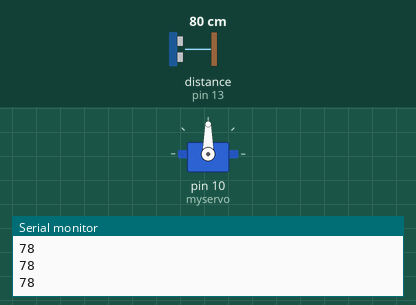
A sketch run on a simulated Arduino Uno, built with avr-gcc and run on an emulated ATmega328P. Parts: servo, the last lines printed to the serial monitor. Wiring (inferred from the names in the program): ultrasonic range finder: trigger pin 12; echo pin 13. The inputs (shaded band) are chosen by the test bench; at power-on: distance to the obstacle (sensor on pin 13) 80 cm. The echo pulse lasts 58.3 µs per cm.

Above: at 1.2 s.
1.3 s: distance to the obstacle (sensor on pin 13) set to 33 cm
2.8 s: distance to the obstacle (sensor on pin 13) set to 29 cm
At 3.9 s:
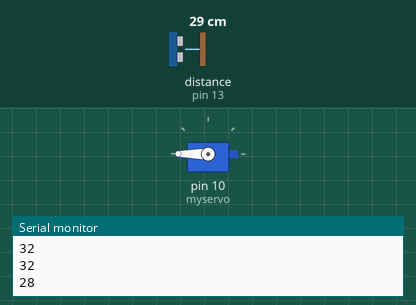
5.8 s: distance to the obstacle (sensor on pin 13) set to 7 cm
7.3 s: distance to the obstacle (sensor on pin 13) set to 4 cm
At 9.0 s:
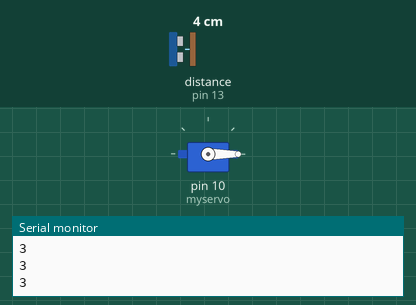
9.3 s: distance to the obstacle (sensor on pin 13) set to 9 cm
At 9.9 s:
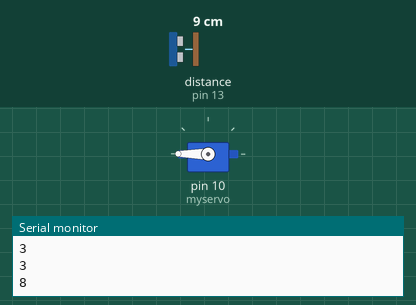
Timing chart, 0 to 13.3 s (numbered marks = the images above; inputs shaded):
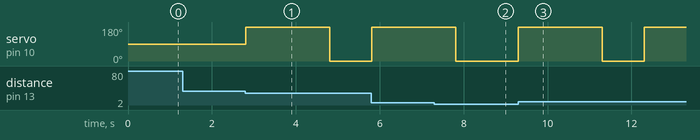

Measured:
- the behaviour switches between 32 and 31 cm on distance to the obstacle (sensor on pin 13) (found by bisection; images 0 and 1)
- the behaviour switches between 6 and 5 cm on distance to the obstacle (sensor on pin 13) (found by bisection; images 1 and 2)
- after the input at 2.8 s, servo on pin 10 (myservo): 90° → 180° at once, → 0° 2.0 s later
- after the input at 7.3 s, servo on pin 10 (myservo): goes on until 7.8 s, then stays 0°
- after the input at 9.3 s, servo on pin 10 (myservo): 0° → 180° at once, → 0° 2.0 s later, → 180° 1.0 s later

The sketch:

orca_share_media1511458070163.ino
```cpp
/*
# Autor: Fernando Krein Pinheiro
# Data: 18/07/2012
# Linguagem: C
# ========= IMPORTANTE ===========
# O codigo esta livre para usar,
# citar e compartilhar desde que
# mantida sua fonte e seu autor.
# Obrigado.
*/

#include <Servo.h>                       //inlcui a biblioteca do motor servo
#include <Ultrasonic.h>                  //inclui a biblioteca do sensor ultrasonico
#define echoPin 13                       //define a entrada de sinal do sensor como pino 13 do arduino
#define triggerPin 12                    //define a saída de sinal do sensor como pinto 12 do arduino

Servo myservo ;                           //chama a função do servo motor
Ultrasonic ultrasonic(12,13);             //chama a função do sensor ultrasonico

void setup()
{
  Serial.begin(9600);                      //taxa de velocidade de comunicação
  pinMode(triggerPin, OUTPUT);             //define o pino tringer como saida
  pinMode(echoPin, INPUT);                 //define o pino echo como entrada
  myservo.attach(10) ;                     //manda sinal para o servo motor
}

void loop()                               //veirifica sinal dentro do sensor
{

  digitalWrite(triggerPin, LOW);          //verifica se tem sinal no retorno do sensor a cada 2 micro segundos
  delayMicroseconds(2);
  digitalWrite(triggerPin, HIGH);         //se tiver sinal por um periodo a cima de 10 micro segundos o motor é acionado
  delayMicroseconds(10);
  digitalWrite(triggerPin, LOW);
  long duration = pulseIn(echoPin, HIGH);   //caso receba o sinal do sensor
  int cm = microsecondsToCentimeters(duration);
  Serial.println(cm);                       //manda pulso para para o sensor para que seja cauculo a distancia

  if(cm <= 30 && cm >=5)                    //valida a distancia caso seja cauculoda proximidade de 5 a 50 cm
  {
       abreTampa();                        //chama funcão para abrir tampa
       fechaTampa();                       //chama função fecha tampa

  }
}

void abreTampa()                          //executa o giro do motor de 0º a 180º com delay de 3 segundos
{
    myservo.write(180);
    delay(2000);
}

void fechaTampa()                        // executa o giro do motor de 180º a 0º com delay de 1 segundo
{
  myservo.write(0);
  delay(1000);
}

float microsecondsToCentimeters(long microseconds)           // converte tempo do
{
  float seconds = (float) microseconds / 1000000.0;
  float distance = seconds * 340;
  distance = distance / 2;
  distance = distance * 100;
  return distance;
}
```
